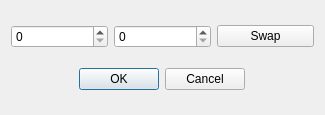
<?xml version="1.0" encoding="UTF-8"?>
<ui version="4.0">
 <class>DataSwapDialog</class>
 <widget class="QDialog" name="DataSwapDialog">
  <property name="geometry">
   <rect>
    <x>0</x>
    <y>0</y>
    <width>325</width>
    <height>115</height>
   </rect>
  </property>
  <property name="sizePolicy">
   <sizepolicy hsizetype="Maximum" vsizetype="Maximum">
    <horstretch>0</horstretch>
    <verstretch>0</verstretch>
   </sizepolicy>
  </property>
  <property name="windowTitle">
   <string>Dialog</string>
  </property>
  <layout class="QVBoxLayout" name="verticalLayout_2">
   <item>
    <layout class="QHBoxLayout" name="horizontalLayout_2">
     <item>
      <widget class="QSpinBox" name="spinBox1"/>
     </item>
     <item>
      <widget class="QSpinBox" name="spinBox0"/>
     </item>
     <item>
      <widget class="QPushButton" name="swapButton">
       <property name="text">
        <string>Swap</string>
       </property>
      </widget>
     </item>
    </layout>
   </item>
   <item>
    <layout class="QHBoxLayout" name="horizontalLayout">
     <item>
      <widget class="QDialogButtonBox" name="buttonBox">
       <property name="sizePolicy">
        <sizepolicy hsizetype="Maximum" vsizetype="Fixed">
         <horstretch>0</horstretch>
         <verstretch>0</verstretch>
        </sizepolicy>
       </property>
       <property name="orientation">
        <enum>Qt::Horizontal</enum>
       </property>
       <property name="standardButtons">
        <set>QDialogButtonBox::Cancel|QDialogButtonBox::Ok</set>
       </property>
      </widget>
     </item>
    </layout>
   </item>
  </layout>
 </widget>
 <resources/>
 <connections>
  <connection>
   <sender>buttonBox</sender>
   <signal>accepted()</signal>
   <receiver>DataSwapDialog</receiver>
   <slot>accept()</slot>
   <hints>
    <hint type="sourcelabel">
     <x>1104</x>
     <y>495</y>
    </hint>
    <hint type="destinationlabel">
     <x>157</x>
     <y>274</y>
    </hint>
   </hints>
  </connection>
  <connection>
   <sender>buttonBox</sender>
   <signal>rejected()</signal>
   <receiver>DataSwapDialog</receiver>
   <slot>reject()</slot>
   <hints>
    <hint type="sourcelabel">
     <x>1104</x>
     <y>495</y>
    </hint>
    <hint type="destinationlabel">
     <x>286</x>
     <y>274</y>
    </hint>
   </hints>
  </connection>
 </connections>
</ui>
